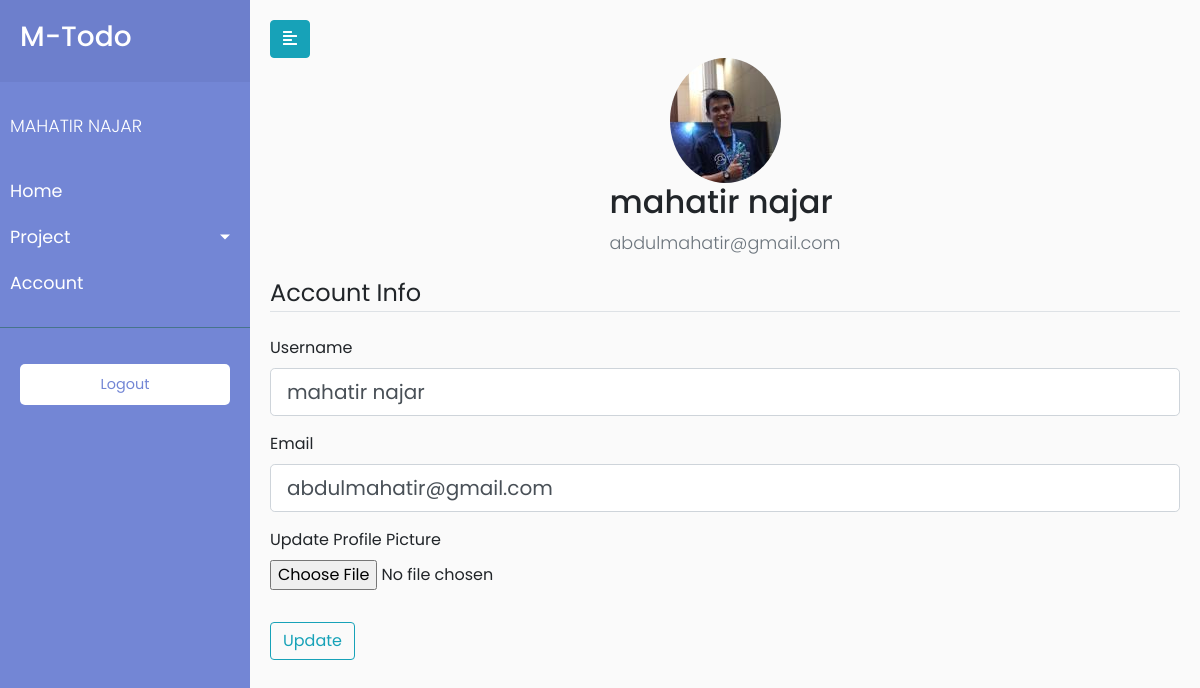
Page /account (signed in) on the committed database.
### todaApp/models.py (models this page shows, shortened)
class User(db.Model, UserMixin):
    id = db.Column(db.Integer, primary_key=True)
    username = db.Column(db.String(20), unique=True, nullable=False)
    email = db.Column(db.String(120), unique=True, nullable=False)
    image_file = db.Column(db.String(20), nullable=False, default='default.jpg')
    password = db.Column(db.String(60), nullable=False)

### todaApp/routes.py (the view)
@app.route("/account", methods=['GET', 'POST'])
@login_required
def account():
    form = UpdateAccountForm()
    if form.validate_on_submit():
        if form.picture.data :
            current_picture = os.path.join(app.root_path, 'static/img/profile_pict', current_user.image_file)
            os.remove(current_picture)
            picture_file= save_picture(form.picture.data)
            current_user.image_file = picture_file
        current_user.username = form.username.data
        current_user.email = form.email.data
        db.session.commit()
        return redirect(url_for('account'))
    elif request.method == 'GET':
        form.username.data =  current_user.username
        form.email.data = current_user.email
    image_file = url_for('static', filename='img/profile_pict/'+current_user.image_file)
    projects = Project.query.all()
    return render_template('account.html', image_file=image_file, form=form, projects=projects)

### todaApp/forms.py (shortened to what this page needs)
class UpdateAccountForm(FlaskForm):
    username = StringField('Username',
                           validators=[DataRequired(), Length(min=2, max=20)])
    email = StringField('Email',
                        validators=[DataRequired(), Email()])
    picture = FileField('Update Profile Picture', validators=[FileAllowed(['jpg', 'png'])])
    submit = SubmitField('Update')

### todaApp/models.py (called while the page is built)
@login_manager.user_loader
def load_user(user_id):
    return User.query.get(int(user_id))

### todaApp/templates/account.html (shortened to what this page needs)
{% extends "layout.html" %}
{% block content %}
<div class="wrapper">
    {% include 'sidebar.html' %}
    <div id="account">
        <div class="toggler">
            <button type="button" id="sidebarCollapse" class="btn btn-info">
                <i class="fas fa-align-left"></i>
            </button>
        </div>
        <div class="media-account">
            <img class="rounded-circle account-img" src="{{ image_file }}">
            <div class="media-body">
                <h2 class="account-heading">{{ current_user.username }}</h2>
                <p class="text-secondary">{{ current_user.email }}</p>
            </div>
        </div>
        <form method="POST" action="" enctype="multipart/form-data">
            <fieldset class="form-group">
                <legend class="border-bottom mb-4">Account Info</legend>
                <div class="form-group">
                    {{ form.username.label(class="form-control-label") }}
                    {% if form.username.errors %}
                    {{ form.username(class="form-control form-control-lg is-invalid") }}
                    <div class="invalid-feedback">
                        {% for error in form.username.errors %}
                        <span>{{ error }}</span>
                        {% endfor %}
                    </div>
                    {% else %}
                    {{ form.username(class="form-control form-control-lg") }}
                    {% endif %}
                </div>
                <div class="form-group">
                    {{ form.email.label(class="form-control-label") }}
                    {% if form.email.errors %}
                    {{ form.email(class="form-control form-control-lg is-invalid") }}
                    <div class="invalid-feedback">
                        {% for error in form.email.errors %}
                        <span>{{ error }}</span>
                        {% endfor %}
                    </div>
                    {% else %}
                    {{ form.email(class="form-control form-control-lg") }}
                    {% endif %}
                </div>
                <div class="form-group">
                    {{ form.picture.label() }}
                    {{ form.picture(class="form-control-file") }}
                </div>
            </fieldset>
            <div class="form-group">
                {{ form.submit(class="btn btn-outline-info") }}
            </div>
        </form>
    </div>
</div>
{% endblock content %}

### todaApp/templates/sidebar.html (shortened to what this page needs)
<nav id="sidebar">
    <div class="sidebar-header">
        <h3>M-Todo</h3>
    </div>
    <ul class="list-unstyled components">
        <p>{{current_user.username | upper}}</p>
        <li>
            <a href="{{ url_for('home')}}">Home</a>
        </li>
        <li>
            <a href="#pageSubmenu" data-toggle="collapse" aria-expanded="false" class="dropdown-toggle">Project</a>
        </li>
        <li>
            <a href="{{ url_for('account')}}">Account</a>
        </li>
    </ul>
    <ul class="list-unstyled CTAs">
        <li>
            <a href="{{url_for('logout')}}" class="download">Logout</a>
        </li>
    </ul>
</nav>

### todaApp/static/css/all.css (style rules this page uses)
.fa-align-left:before { content: "\f036"; }

### todaApp/static/css/style.css (style rules this page uses)
body { font-family: 'Poppins', sans-serif; background: #fafafa; overflow-y: auto; }
p { font-family: 'Poppins', sans-serif; font-size: 1.1em; font-weight: 300; line-height: 1.7em; color: #999; }
a, a:hover, a:focus { color: inherit; text-decoration: none; transition: all 0.3s; }
.wrapper { display: flex; width: 100%; align-items: stretch; }
#sidebar { min-width: 250px; max-width: 250px; background: #7386D5; color: #fff; transition: all 0.3s; }
#sidebar .sidebar-header { padding: 20px; background: #6d7fcc; }
#sidebar ul.components { padding: 20px 0; border-bottom: 1px solid #47748b; }
#sidebar ul p { color: #fff; padding: 10px; }
#sidebar ul li a { padding: 10px; font-size: 1.1em; display: block; }
a[data-toggle="collapse"] { position: relative; }
.dropdown-toggle::after { display: block; position: absolute; top: 50%; right: 20px; transform: translateY(-50%); }
ul.CTAs { padding: 20px; }
ul.CTAs a { text-align: center; font-size: 0.9em !important; display: block; border-radius: 5px; margin-bottom: 5px; }
a.download { background: #fff; color: #7386D5; }
#new-project, #new-task, #project-single, #account, #content { width: 100%; padding: 20px; min-height: 100vh; transition: all 0.3s; }
.btn:not(:disabled):not(.disabled) { cursor: pointer }
.btn { position: relative; transition: color 0.15s, background-color 0.15s, border-color 0.15s, box-shadow 0.15s }
.btn { position: relative; transition: color 0.15s, background-color 0.15s, border-color 0.15s, box-shadow 0.15s; outline: none !important }
.media-account { display: flex; justify-content: center; align-items: center; flex-direction: column; }

### rows in the picture
User: username "MAHATIR NAJAR", username "mahatir najar", email "abdulmahatir@gmail.com"
